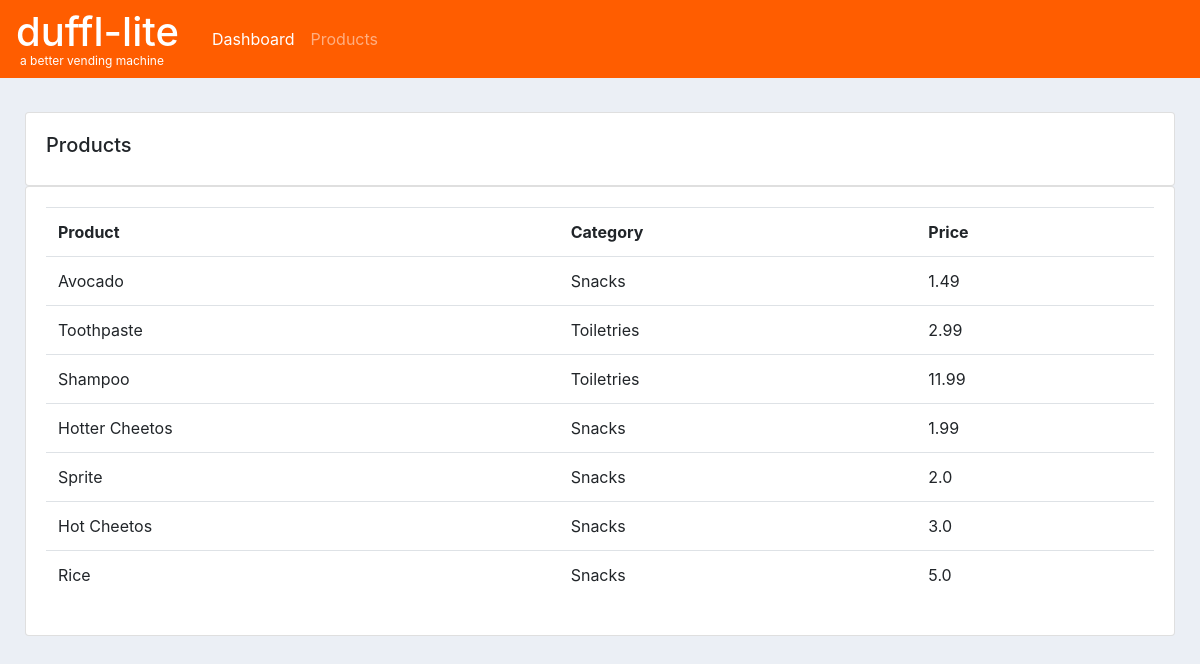
Screenshot of /products/ with the database file from the repository.
### accounts/models.py (models this page shows, shortened)
class Product(models.Model):
	CATEGORY = (
			('Snacks', 'Snacks'),
			('Toiletries', 'Toiletries'),
			)
	name = models.CharField(max_length=200, null=True)
	price = models.FloatField(null=True)
	category = models.CharField(max_length=200, null=True, choices=CATEGORY)
	description = models.CharField(max_length=200, null=True, blank=True)
	date_created = models.DateTimeField(auto_now_add=True, null=True)

### accounts/views.py (the view)
# urls.py: path('products/', views.products, name='products'),
def products(request):
	products = Product.objects.all()
	return render(request, 'accounts/products.html', {'products':products})

### accounts/templates/accounts/products.html
{% extends 'accounts/main.html' %}
{% block content %}
<br>
<div class="row">
    <div class="col-md">
        <div class="card card-body">
            <h5>Products</h5>
        </div>
        <div class="card card-body">
            <table class="table">
                <tr>
                    <th>Product</th>
                    <th>Category</th>
                    <th>Price</th>
                </tr>
                {% for i in products %}
                <tr>
                    <td>{{i.name}}</td>
                    <td>{{i.category}}</td>
                    <td>{{i.price}}</td>
                </tr>
                {%endfor%}
            </table>
        </div>
    </div>
</div>
{% endblock %}

### accounts/templates/accounts/main.html (style rules this page uses)
body { background-color: #ebeff5; }

### rows the page displays
Product: name "Avocado", category "Snacks", price "1.49"
Product: name "Toothpaste", category "Toiletries", price "2.99"
Product: name "Shampoo", category "Toiletries", price "11.99"
Product: name "Hotter Cheetos", category "Snacks", price "1.99"
Product: name "Sprite", category "Snacks", price "2.0"
Product: name "Hot Cheetos", category "Snacks", price "3.0"
Product: name "Rice", category "Snacks", price "5.0"
